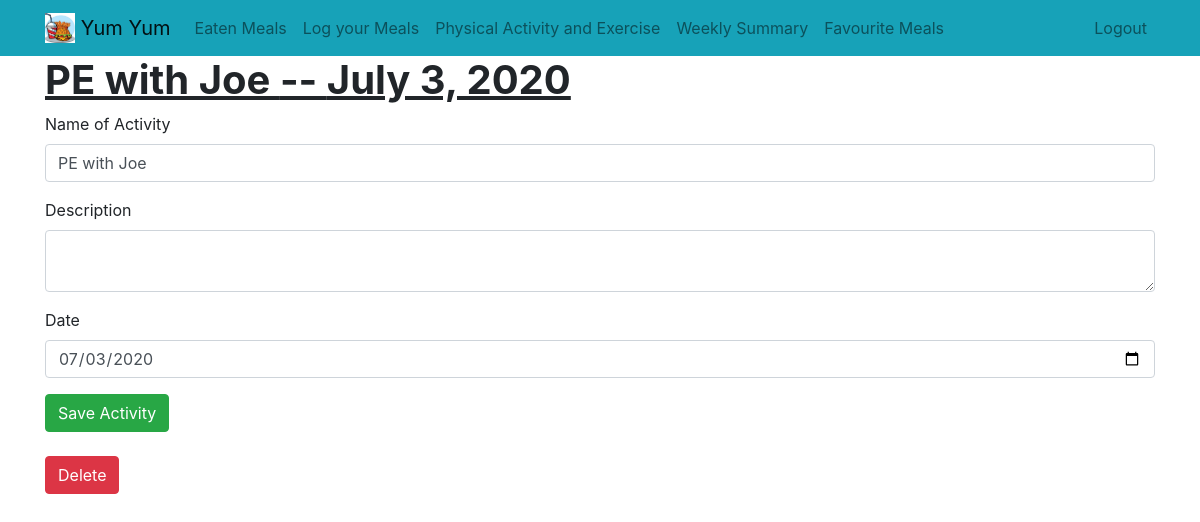
The page /viewactivity/13 (signed in) on the database its author committed.
### fooddiary/models.py (models this page shows, shortened)
class Activity(models.Model):
    activity = models.CharField(max_length=50)
    description = models.TextField(max_length=500, blank=True)
    date = models.DateField(auto_now_add=False ,auto_now=False, null=True, blank=True)
    user = models.ForeignKey(User, on_delete=models.CASCADE)

### fooddiary/views.py (the view, shortened to what this page needs)
# urls.py: path('viewactivity/<int:activity_pk>', views.viewactivity, name='viewactivity'),
def viewactivity (request, activity_pk):
    activity = get_object_or_404(Activity, pk = activity_pk, user = request.user)
    if request.method == 'GET':
        form = ActivityForm(instance=activity)
        return render(request, 'fooddiary/viewactivity.html', {'activity':activity,'id':activity_pk, 'form':form} )

### fooddiary/forms.py
class ActivityForm(ModelForm):
    class Meta():
        model = Activity
        fields = ['activity', 'description', 'date']

### fooddiary/templates/fooddiary/viewactivity.html (shortened to what this page needs)
{% extends 'fooddiary/base.html' %}
{% block content %}
<h1><b><u>{{ activity.activity }} -- {{ activity.date }}{% if activity.description %} -- {{ activity.description|truncatechars:15 }} {% endif %}</u></b></h1>
<form method="POST">
    <div class="form-group">
        <label for="activity">Name of Activity</label>
        <input type='text'   name="activity" class="form-control" id="Activity" value="{{ activity.activity }}">
    </div>
    <div class="form-group">
        <label for="description">Description</label>
        <textarea name="description" class="form-control" id="Description" >{{ activity.description }}</textarea>
    </div>
    <div class="form-group">
        <label for="date">Date</label>
        <input type="date" name="date" class="form-control" id="Date" value="{{ activity.date|date:'Y-m-d' }}" required>
    </div>
    <button type="submit" class="btn btn-success ">Save Activity</button>
</form>
<br>
<form method="POST" action="{% url 'deleteactivity' activity.id %}">
    <button type="submit" class="btn btn-danger">Delete</button>
</form>
{% endblock %}

### rows shown on the page
Activity: activity "PE with Joe", date "July 3, 2020", date "07/03/2020"
